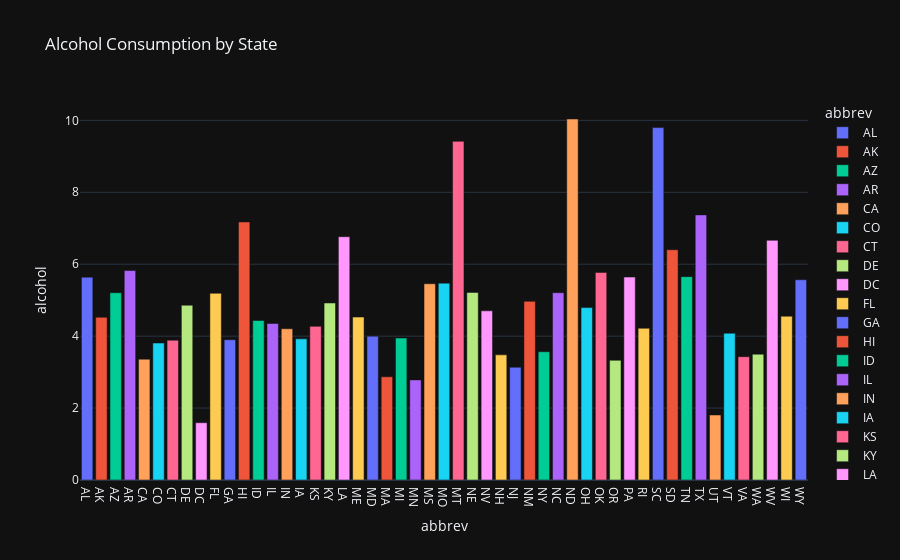

Notebook source saved alongside this figure:
### Code cell
# 17. Bar plot of 'alcohol' by state abbreviation
fig17 = px.bar(df, x='abbrev', y='alcohol', title='Alcohol Consumption by State', color='abbrev', template='plotly_dark')
fig17.show()

### Figure 1 — Plotly figure (JSON) as saved in the notebook; plotly's stock layout.template omitted (floating-point values rounded to 4 significant figures)
{"data": [{"hovertemplate": "abbrev=%{x}<br>alcohol=%{y}<extra></extra>", "legendgroup": "AL", "marker": {"color": "#636efa", "pattern": {"shape": ""}}, "name": "AL", "orientation": "v", "showlegend": true, "textposition": "auto", "type": "bar", "x": ["AL"], "xaxis": "x", "y": [5.64], "yaxis": "y"}, {"hovertemplate": "abbrev=%{x}<br>alcohol=%{y}<extra></extra>", "legendgroup": "AK", "marker": {"color": "#EF553B", "pattern": {"shape": ""}}, "name": "AK", "orientation": "v", "showlegend": true, "textposition": "auto", "type": "bar", "x": ["AK"], "xaxis": "x", "y": [4.525], "yaxis": "y"}, {"hovertemplate": "abbrev=%{x}<br>alcohol=%{y}<extra></extra>", "legendgroup": "AZ", "marker": {"color": "#00cc96", "pattern": {"shape": ""}}, "name": "AZ", "orientation": "v", "showlegend": true, "textposition": "auto", "type": "bar", "x": ["AZ"], "xaxis": "x", "y": [5.208], "yaxis": "y"}, {"hovertemplate": "abbrev=%{x}<br>alcohol=%{y}<extra></extra>", "legendgroup": "AR", "marker": {"color": "#ab63fa", "pattern": {"shape": ""}}, "name": "AR", "orientation": "v", "showlegend": true, "textposition": "auto", "type": "bar", "x": ["AR"], "xaxis": "x", "y": [5.824], "yaxis": "y"}, {"hovertemplate": "abbrev=%{x}<br>alcohol=%{y}<extra></extra>", "legendgroup": "CA", "marker": {"color": "#FFA15A", "pattern": {"shape": ""}}, "name": "CA", "orientation": "v", "showlegend": true, "textposition": "auto", "type": "bar", "x": ["CA"], "xaxis": "x", "y": [3.36], "yaxis": "y"}, {"hovertemplate": "abbrev=%{x}<br>alcohol=%{y}<extra></extra>", "legendgroup": "CO", "marker": {"color": "#19d3f3", "pattern": {"shape": ""}}, "name": "CO", "orientation": "v", "showlegend": true, "textposition": "auto", "type": "bar", "x": ["CO"], "xaxis": "x", "y": [3.808], "yaxis": "y"}, {"hovertemplate": "abbrev=%{x}<br>alcohol=%{y}<extra></extra>", "legendgroup": "CT", "marker": {"color": "#FF6692", "pattern": {"shape": ""}}, "name": "CT", "orientation": "v", "showlegend": true, "textposition": "auto", "type": "bar", "x": ["CT"], "xaxis": "x", "y": [3.888], "yaxis": "y"}, {"hovertemplate": "abbrev=%{x}<br>alcohol=%{y}<extra></extra>", "legendgroup": "DE", "marker": {"color": "#B6E880", "pattern": {"shape": ""}}, "name": "DE", "orientation": "v", "showlegend": true, "textposition": "auto", "type": "bar", "x": ["DE"], "xaxis": "x", "y": [4.86], "yaxis": "y"}, {"hovertemplate": "abbrev=%{x}<br>alcohol=%{y}<extra></extra>", "legendgroup": "DC", "marker": {"color": "#FF97FF", "pattern": {"shape": ""}}, "name": "DC", "orientation": "v", "showlegend": true, "textposition": "auto", "type": "bar", "x": ["DC"], "xaxis": "x", "y": [1.593], "yaxis": "y"}, {"hovertemplate": "abbrev=%{x}<br>alcohol=%{y}<extra></extra>", "legendgroup": "FL", "marker": {"color": "#FECB52", "pattern": {"shape": ""}}, "name": "FL", "orientation": "v", "showlegend": true, "textposition": "auto", "type": "bar", "x": ["FL"], "xaxis": "x", "y": [5.191], "yaxis": "y"}, {"hovertemplate": "abbrev=%{x}<br>alcohol=%{y}<extra></extra>", "legendgroup": "GA", "marker": {"color": "#636efa", "pattern": {"shape": ""}}, "name": "GA", "orientation": "v", "showlegend": true, "textposition": "auto", "type": "bar", "x": ["GA"], "xaxis": "x", "y": [3.9], "yaxis": "y"}, {"hovertemplate": "abbrev=%{x}<br>alcohol=%{y}<extra></extra>", "legendgroup": "HI", "marker": {"color": "#EF553B", "pattern": {"shape": ""}}, "name": "HI", "orientation": "v", "showlegend": true, "textposition": "auto", "type": "bar", "x": ["HI"], "xaxis": "x", "y": [7.175], "yaxis": "y"}, {"hovertemplate": "abbrev=%{x}<br>alcohol=%{y}<extra></extra>", "legendgroup": "ID", "marker": {"color": "#00cc96", "pattern": {"shape": ""}}, "name": "ID", "orientation": "v", "showlegend": true, "textposition": "auto", "type": "bar", "x": ["ID"], "xaxis": "x", "y": [4.437], "yaxis": "y"}, {"hovertemplate": "abbrev=%{x}<br>alcohol=%{y}<extra></extra>", "legendgroup": "IL", "marker": {"color": "#ab63fa", "pattern": {"shape": ""}}, "name": "IL", "orientation": "v", "showlegend": true, "textposition": "auto", "type": "bar", "x": ["IL"], "xaxis": "x", "y": [4.352], "yaxis": "y"}, {"hovertemplate": "abbrev=%{x}<br>alcohol=%{y}<extra></extra>", "legendgroup": "IN", "marker": {"color": "#FFA15A", "pattern": {"shape": ""}}, "name": "IN", "orientation": "v", "showlegend": true, "textposition": "auto", "type": "bar", "x": ["IN"], "xaxis": "x", "y": [4.205], "yaxis": "y"}, {"hovertemplate": "abbrev=%{x}<br>alcohol=%{y}<extra></extra>", "legendgroup": "IA", "marker": {"color": "#19d3f3", "pattern": {"shape": ""}}, "name": "IA", "orientation": "v", "showlegend": true, "textposition": "auto", "type": "bar", "x": ["IA"], "xaxis": "x", "y": [3.925], "yaxis": "y"}, {"hovertemplate": "abbrev=%{x}<br>alcohol=%{y}<extra></extra>", "legendgroup": "KS", "marker": {"color": "#FF6692", "pattern": {"shape": ""}}, "name": "KS", "orientation": "v", "showlegend": true, "textposition": "auto", "type": "bar", "x": ["KS"], "xaxis": "x", "y": [4.272], "yaxis": "y"}, {"hovertemplate": "abbrev=%{x}<br>alcohol=%{y}<extra></extra>", "legendgroup": "KY", "marker": {"color": "#B6E880", "pattern": {"shape": ""}}, "name": "KY", "orientation": "v", "showlegend": true, "textposition": "auto", "type": "bar", "x": ["KY"], "xaxis": "x", "y": [4.922], "yaxis": "y"}, {"hovertemplate": "abbrev=%{x}<br>alcohol=%{y}<extra></extra>", "legendgroup": "LA", "marker": {"color": "#FF97FF", "pattern": {"shape": ""}}, "name": "LA", "orientation": "v", "showlegend": true, "textposition": "auto", "type": "bar", "x": ["LA"], "xaxis": "x", "y": [6.765], "yaxis": "y"}, {"hovertemplate": "abbrev=%{x}<br>alcohol=%{y}<extra></extra>", "legendgroup": "ME", "marker": {"color": "#FECB52", "pattern": {"shape": ""}}, "name": "ME", "orientation": "v", "showlegend": true, "textposition": "auto", "type": "bar", "x": ["ME"], "xaxis": "x", "y": [4.53], "yaxis": "y"}, {"hovertemplate": "abbrev=%{x}<br>alcohol=%{y}<extra></extra>", "legendgroup": "MD", "marker": {"color": "#636efa", "pattern": {"shape": ""}}, "name": "MD", "orientation": "v", "showlegend": true, "textposition": "auto", "type": "bar", "x": ["MD"], "xaxis": "x", "y": [4.0], "yaxis": "y"}, {"hovertemplate": "abbrev=%{x}<br>alcohol=%{y}<extra></extra>", "legendgroup": "MA", "marker": {"color": "#EF553B", "pattern": {"shape": ""}}, "name": "MA", "orientation": "v", "showlegend": true, "textposition": "auto", "type": "bar", "x": ["MA"], "xaxis": "x", "y": [2.87], "yaxis": "y"}, {"hovertemplate": "abbrev=%{x}<br>alcohol=%{y}<extra></extra>", "legendgroup": "MI", "marker": {"color": "#00cc96", "pattern": {"shape": ""}}, "name": "MI", "orientation": "v", "showlegend": true, "textposition": "auto", "type": "bar", "x": ["MI"], "xaxis": "x", "y": [3.948], "yaxis": "y"}, {"hovertemplate": "abbrev=%{x}<br>alcohol=%{y}<extra></extra>", "legendgroup": "MN", "marker": {"color": "#ab63fa", "pattern": {"shape": ""}}, "name": "MN", "orientation": "v", "showlegend": true, "textposition": "auto", "type": "bar", "x": ["MN"], "xaxis": "x", "y": [2.784], "yaxis": "y"}, {"hovertemplate": "abbrev=%{x}<br>alcohol=%{y}<extra></extra>", "legendgroup": "MS", "marker": {"color": "#FFA15A", "pattern": {"shape": ""}}, "name": "MS", "orientation": "v", "showlegend": true, "textposition": "auto", "type": "bar", "x": ["MS"], "xaxis": "x", "y": [5.456], "yaxis": "y"}, {"hovertemplate": "abbrev=%{x}<br>alcohol=%{y}<extra></extra>", "legendgroup": "MO", "marker": {"color": "#19d3f3", "pattern": {"shape": ""}}, "name": "MO", "orientation": "v", "showlegend": true, "textposition": "auto", "type": "bar", "x": ["MO"], "xaxis": "x", "y": [5.474], "yaxis": "y"}, {"hovertemplate": "abbrev=%{x}<br>alcohol=%{y}<extra></extra>", "legendgroup": "MT", "marker": {"color": "#FF6692", "pattern": {"shape": ""}}, "name": "MT", "orientation": "v", "showlegend": true, "textposition": "auto", "type": "bar", "x": ["MT"], "xaxis": "x", "y": [9.416], "yaxis": "y"}, {"hovertemplate": "abbrev=%{x}<br>alcohol=%{y}<extra></extra>", "legendgroup": "NE", "marker": {"color": "#B6E880", "pattern": {"shape": ""}}, "name": "NE", "orientation": "v", "showlegend": true, "textposition": "auto", "type": "bar", "x": ["NE"], "xaxis": "x", "y": [5.215], "yaxis": "y"}, {"hovertemplate": "abbrev=%{x}<br>alcohol=%{y}<extra></extra>", "legendgroup": "NV", "marker": {"color": "#FF97FF", "pattern": {"shape": ""}}, "name": "NV", "orientation": "v", "showlegend": true, "textposition": "auto", "type": "bar", "x": ["NV"], "xaxis": "x", "y": [4.704], "yaxis": "y"}, {"hovertemplate": "abbrev=%{x}<br>alcohol=%{y}<extra></extra>", "legendgroup": "NH", "marker": {"color": "#FECB52", "pattern": {"shape": ""}}, "name": "NH", "orientation": "v", "showlegend": true, "textposition": "auto", "type": "bar", "x": ["NH"], "xaxis": "x", "y": [3.48], "yaxis": "y"}, {"hovertemplate": "abbrev=%{x}<br>alcohol=%{y}<extra></extra>", "legendgroup": "NJ", "marker": {"color": "#636efa", "pattern": {"shape": ""}}, "name": "NJ", "orientation": "v", "showlegend": true, "textposition": "auto", "type": "bar", "x": ["NJ"], "xaxis": "x", "y": [3.136], "yaxis": "y"}, {"hovertemplate": "abbrev=%{x}<br>alcohol=%{y}<extra></extra>", "legendgroup": "NM", "marker": {"color": "#EF553B", "pattern": {"shape": ""}}, "name": "NM", "orientation": "v", "showlegend": true, "textposition": "auto", "type": "bar", "x": ["NM"], "xaxis": "x", "y": [4.968], "yaxis": "y"}, {"hovertemplate": "abbrev=%{x}<br>alcohol=%{y}<extra></extra>", "legendgroup": "NY", "marker": {"color": "#00cc96", "pattern": {"shape": ""}}, "name": "NY", "orientation": "v", "showlegend": true, "textposition": "auto", "type": "bar", "x": ["NY"], "xaxis": "x", "y": [3.567], "yaxis": "y"}, {"hovertemplate": "abbrev=%{x}<br>alcohol=%{y}<extra></extra>", "legendgroup": "NC", "marker": {"color": "#ab63fa", "pattern": {"shape": ""}}, "name": "NC", "orientation": "v", "showlegend": true, "textposition": "auto", "type": "bar", "x": ["NC"], "xaxis": "x", "y": [5.208], "yaxis": "y"}, {"hovertemplate": "abbrev=%{x}<br>alcohol=%{y}<extra></extra>", "legendgroup": "ND", "marker": {"color": "#FFA15A", "pattern": {"shape": ""}}, "name": "ND", "orientation": "v", "showlegend": true, "textposition": "auto", "type": "bar", "x": ["ND"], "xaxis": "x", "y": [10.04], "yaxis": "y"}, {"hovertemplate": "abbrev=%{x}<br>alcohol=%{y}<extra></extra>", "legendgroup": "OH", "marker": {"color": "#19d3f3", "pattern": {"shape": ""}}, "name": "OH", "orientation": "v", "showlegend": true, "textposition": "auto", "type": "bar", "x": ["OH"], "xaxis": "x", "y": [4.794], "yaxis": "y"}, {"hovertemplate": "abbrev=%{x}<br>alcohol=%{y}<extra></extra>", "legendgroup": "OK", "marker": {"color": "#FF6692", "pattern": {"shape": ""}}, "name": "OK", "orientation": "v", "showlegend": true, "textposition": "auto", "type": "bar", "x": ["OK"], "xaxis": "x", "y": [5.771], "yaxis": "y"}, {"hovertemplate": "abbrev=%{x}<br>alcohol=%{y}<extra></extra>", "legendgroup": "OR", "marker": {"color": "#B6E880", "pattern": {"shape": ""}}, "name": "OR", "orientation": "v", "showlegend": true, "textposition": "auto", "type": "bar", "x": ["OR"], "xaxis": "x", "y": [3.328], "yaxis": "y"}, {"hovertemplate": "abbrev=%{x}<br>alcohol=%{y}<extra></extra>", "legendgroup": "PA", "marker": {"color": "#FF97FF", "pattern": {"shape": ""}}, "name": "PA", "orientation": "v", "showlegend": true, "textposition": "auto", "type": "bar", "x": ["PA"], "xaxis": "x", "y": [5.642], "yaxis": "y"}, {"hovertemplate": "abbrev=%{x}<br>alcohol=%{y}<extra></extra>", "legendgroup": "RI", "marker": {"color": "#FECB52", "pattern": {"shape": ""}}, "name": "RI", "orientation": "v", "showlegend": true, "textposition": "auto", "type": "bar", "x": ["RI"], "xaxis": "x", "y": [4.218], "yaxis": "y"}, {"hovertemplate": "abbrev=%{x}<br>alcohol=%{y}<extra></extra>", "legendgroup": "SC", "marker": {"color": "#636efa", "pattern": {"shape": ""}}, "name": "SC", "orientation": "v", "showlegend": true, "textposition": "auto", "type": "bar", "x": ["SC"], "xaxis": "x", "y": [9.799], "yaxis": "y"}, {"hovertemplate": "abbrev=%{x}<br>alcohol=%{y}<extra></extra>", "legendgroup": "SD", "marker": {"color": "#EF553B", "pattern": {"shape": ""}}, "name": "SD", "orientation": "v", "showlegend": true, "textposition": "auto", "type": "bar", "x": ["SD"], "xaxis": "x", "y": [6.402], "yaxis": "y"}, {"hovertemplate": "abbrev=%{x}<br>alcohol=%{y}<extra></extra>", "legendgroup": "TN", "marker": {"color": "#00cc96", "pattern": {"shape": ""}}, "name": "TN", "orientation": "v", "showlegend": true, "textposition": "auto", "type": "bar", "x": ["TN"], "xaxis": "x", "y": [5.655], "yaxis": "y"}, {"hovertemplate": "abbrev=%{x}<br>alcohol=%{y}<extra></extra>", "legendgroup": "TX", "marker": {"color": "#ab63fa", "pattern": {"shape": ""}}, "name": "TX", "orientation": "v", "showlegend": true, "textposition": "auto", "type": "bar", "x": ["TX"], "xaxis": "x", "y": [7.372], "yaxis": "y"}, {"hovertemplate": "abbrev=%{x}<br>alcohol=%{y}<extra></extra>", "legendgroup": "UT", "marker": {"color": "#FFA15A", "pattern": {"shape": ""}}, "name": "UT", "orientation": "v", "showlegend": true, "textposition": "auto", "type": "bar", "x": ["UT"], "xaxis": "x", "y": [1.808], "yaxis": "y"}, {"hovertemplate": "abbrev=%{x}<br>alcohol=%{y}<extra></extra>", "legendgroup": "VT", "marker": {"color": "#19d3f3", "pattern": {"shape": ""}}, "name": "VT", "orientation": "v", "showlegend": true, "textposition": "auto", "type": "bar", "x": ["VT"], "xaxis": "x", "y": [4.08], "yaxis": "y"}, {"hovertemplate": "abbrev=%{x}<br>alcohol=%{y}<extra></extra>", "legendgroup": "VA", "marker": {"color": "#FF6692", "pattern": {"shape": ""}}, "name": "VA", "orientation": "v", "showlegend": true, "textposition": "auto", "type": "bar", "x": ["VA"], "xaxis": "x", "y": [3.429], "yaxis": "y"}, {"hovertemplate": "abbrev=%{x}<br>alcohol=%{y}<extra></extra>", "legendgroup": "WA", "marker": {"color": "#B6E880", "pattern": {"shape": ""}}, "name": "WA", "orientation": "v", "showlegend": true, "textposition": "auto", "type": "bar", "x": ["WA"], "xaxis": "x", "y": [3.498], "yaxis": "y"}, {"hovertemplate": "abbrev=%{x}<br>alcohol=%{y}<extra></extra>", "legendgroup": "WV", "marker": {"color": "#FF97FF", "pattern": {"shape": ""}}, "name": "WV", "orientation": "v", "showlegend": true, "textposition": "auto", "type": "bar", "x": ["WV"], "xaxis": "x", "y": [6.664], "yaxis": "y"}, {"hovertemplate": "abbrev=%{x}<br>alcohol=%{y}<extra></extra>", "legendgroup": "WI", "marker": {"color": "#FECB52", "pattern": {"shape": ""}}, "name": "WI", "orientation": "v", "showlegend": true, "textposition": "auto", "type": "bar", "x": ["WI"], "xaxis": "x", "y": [4.554], "yaxis": "y"}, {"hovertemplate": "abbrev=%{x}<br>alcohol=%{y}<extra></extra>", "legendgroup": "WY", "marker": {"color": "#636efa", "pattern": {"shape": ""}}, "name": "WY", "orientation": "v", "showlegend": true, "textposition": "auto", "type": "bar", "x": ["WY"], "xaxis": "x", "y": [5.568], "yaxis": "y"}], "layout": {"barmode": "relative", "legend": {"title": {"text": "abbrev"}, "tracegroupgap": 0}, "title": {"text": "Alcohol Consumption by State"}, "xaxis": {"anchor": "y", "categoryarray": ["AL", "AK", "AZ", "AR", "CA", "CO", "CT", "DE", "DC", "FL", "GA", "HI", "ID", "IL", "IN", "IA", "KS", "KY", "LA", "ME", "MD", "MA", "MI", "MN", "MS", "MO", "MT", "NE", "NV", "NH", "NJ", "NM", "NY", "NC", "ND", "OH", "OK", "OR", "PA", "RI", "SC", "SD", "TN", "TX", "UT", "VT", "VA", "WA", "WV", "WI", "WY"], "categoryorder": "array", "domain": [0, 1], "title": {"text": "abbrev"}}, "yaxis": {"anchor": "x", "domain": [0, 1], "title": {"text": "alcohol"}}}}
